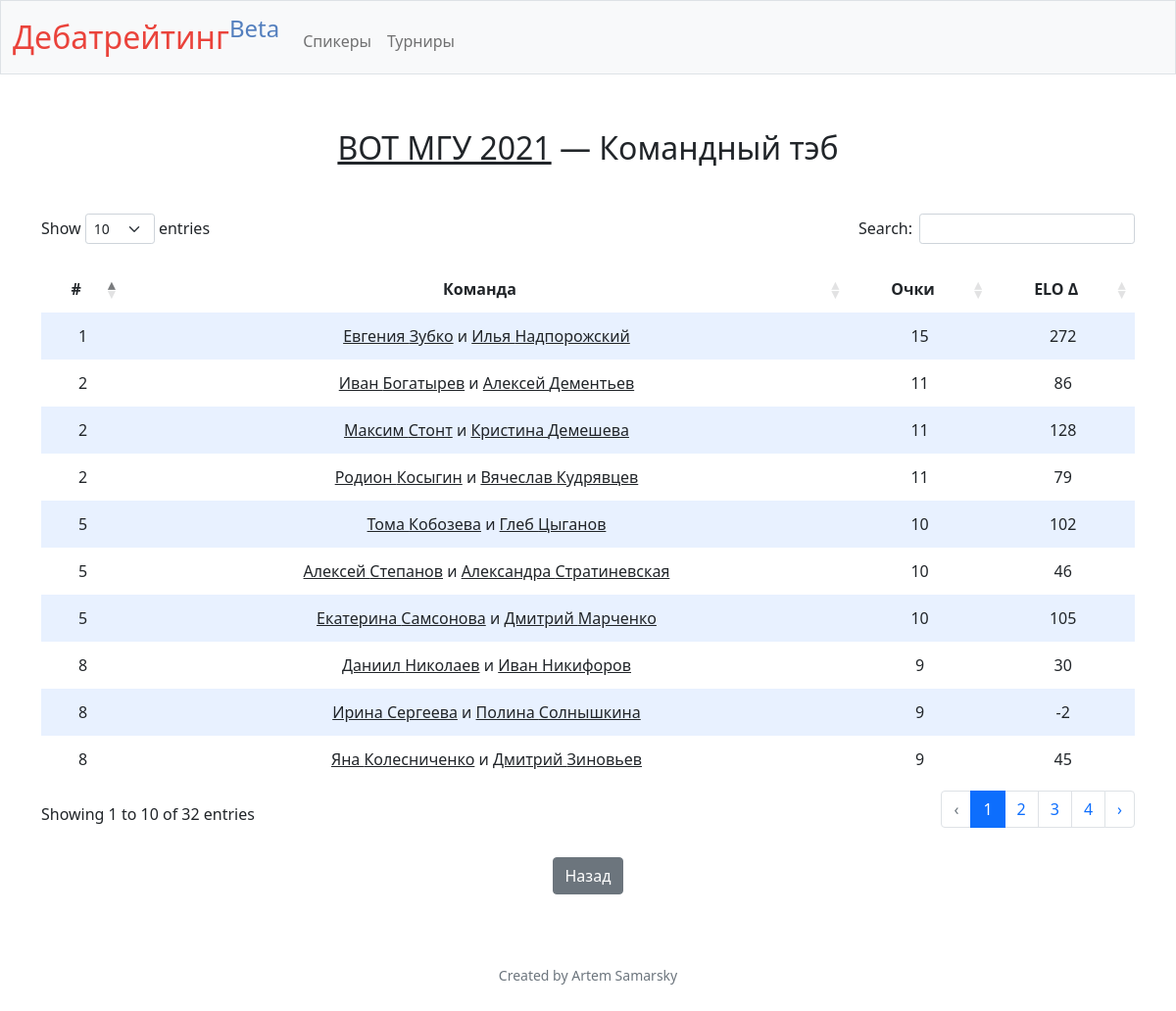
/team-tab?id=1, run on the app's committed database.
### tables this page shows
CREATE TABLE tournaments (
    id INTEGER PRIMARY KEY AUTOINCREMENT NOT NULL,
    name TEXT NOT NULL,
    short_name TEXT NOT NULL,
    slug TEXT,
    domain TEXT,
    average_rating INTEGER,
    page TEXT,
    date TEXT NOT NULL,
    type TEXT NOT NULL
);

CREATE TABLE speakers (
    id INTEGER PRIMARY KEY AUTOINCREMENT NOT NULL,
    first_name TEXT NOT NULL,
    last_name TEXT NOT NULL,
    middle_name TEXT,
    society_id INTEGER,
    speaker_score NUMERIC NOT NULL DEFAULT 70,
    rating INTEGER NOT NULL DEFAULT 1500,
    ranking_by_speaks INTEGER,
    ranking_by_rating INTEGER,
    shown INTEGER NOT NULL DEFAULT 1,
    FOREIGN KEY (society_id) REFERENCES societies(id)
);

### app.py (the view, shortened to what this page needs)
@app.route("/team-tab", methods=["GET", "POST"])
def team_tab():
    if not request.args.get("id"):
            return apology("must provide tournament id", 400)
    id = request.args.get("id")
    tournament = db.execute(f"SELECT * FROM tournaments WHERE id = {id}")[0]
    if not request.args.get("category"):
        teams = db.execute(open("sql_get_team_tab.sql").read().replace("xxxxxx", str(id)))
        category_text = ""
    i = 1
    previous_score = 101
    current_ranking = 0
    for team in teams:
        if team["team_score"] < previous_score:
            current_ranking = i
            previous_score = team["team_score"]
        team["ranking"] = current_ranking
        i = i + 1
    return render_template("tournament/team-tab.html", tournament=tournament, teams=teams, category_text=category_text)

### app.py (called while the page is built)
@app.after_request
def after_request(response):
    response.headers["Cache-Control"] = "no-cache, no-store, must-revalidate"
    response.headers["Expires"] = 0
    response.headers["Pragma"] = "no-cache"
    return response

### templates/tournament/team-tab.html (shortened to what this page needs)
{% extends "layout.html" %}
{% block main %}
    <h2 class="mb-5 mt-2"><a href="/tournament?id={{ tournament["id"] }}">{{ tournament["short_name"] }}</a> — Командный тэб{{ category_text }}</h2>
    <div class="container" style="text-align: left">
        <div class="row mt-3">
            <table id="teams" class="table table-striped" style="width:100%">
                <thead>
                    <tr>
                        <th>
                            #
                        </th>
                        <th>
                            Команда
                        </th>
                        <th>
                            Очки
                        </th>
                        <th>
                            ELO Δ
                        </th>
                    </tr>
                </thead>
                <tbody>
                    {% for team in teams %}
                        <tr>
                            <td>
                                {{ team["ranking"] }}
                            </td>
                            <td>
                                <a href="/speaker?id={{ team["s1_id"] }}">{{ team["s1_first_name"] }} {{ team["s1_last_name"] }}</a> и <a href="/speaker?id={{ team["s2_id"] }}">{{ team["s2_first_name"] }} {{ team["s2_last_name"] }}</a>
                            </td>
                            <td>
                                {{ team["team_score"] }}
                            </td>
                            <td>
                                {{ team["rating_change"] }}
                            </td>
                        </tr>
                    {% endfor %}
                </tbody>
            </table>
        </div>
        <div class="section" style="text-align: center">
            <a class="btn btn-secondary mt-2 mb-2 mx-1" href="/tournament?id={{ tournament["id"] }}" role="button">Назад</a>
        </div>
    </div>
{% endblock %}

### static/styles.css (style rules this page uses)
table { background-color: transparent; margin-bottom: 1rem; width: 100%; }
table a { color: #212529; }
h2 a { color: #212529; }
table th, table td { padding: 0.75rem; vertical-align: middle; }
.container { margin-left: auto; margin-right: auto; text-align: center; width: 100%; }
.section { padding-bottom: 1rem; padding-left: 2rem; padding-right: 2rem; padding-top: 0.5rem; }
table.dataTable td, table.dataTable th { padding: 0.75rem; }
table.dataTable thead th, table.dataTable thead td, table.dataTable tbody th, table.dataTable tbody td, table.dataTable tfoot th, table.dataTable tfoot td { text-align: center; }
tbody tr:nth-of-type(odd) { background-color: rgb(179, 208, 255, 0.3) }
table.dataTable.table-striped > tbody > tr.odd > * { box-shadow: inset 0 0 0 9999px rgba(179, 208, 255, 0.3); }
table.dataTable.table-striped th, table.dataTable.table-striped td { border-bottom: none; }

### data on the page
tournaments: short_name "ВОТ МГУ 2021"
speakers: ranking "1", s1_first_name "Евгения", s1_last_name "Зубко", s2_first_name "Илья", s2_last_name "Надпорожский", team_score "15", rating_change "272"
speakers: ranking "2", s1_first_name "Иван", s1_last_name "Богатырев", s2_first_name "Алексей", s2_last_name "Дементьев", team_score "11", rating_change "86"
speakers: ranking "2", s1_first_name "Максим", s1_last_name "Стонт", s2_first_name "Кристина", s2_last_name "Демешева", team_score "11", rating_change "128"
speakers: ranking "2", s1_first_name "Родион", s1_last_name "Косыгин", s2_first_name "Вячеслав", s2_last_name "Кудрявцев", team_score "11", rating_change "79"
speakers: ranking "5", s1_first_name "Тома", s1_last_name "Кобозева", s2_first_name "Глеб", s2_last_name "Цыганов", team_score "10", rating_change "102"
speakers: ranking "5", s1_first_name "Алексей", s1_last_name "Степанов", s2_first_name "Александра", s2_last_name "Стратиневская", team_score "10", rating_change "46"
speakers: ranking "5", s1_first_name "Екатерина", s1_last_name "Самсонова", s2_first_name "Дмитрий", s2_last_name "Марченко", team_score "10", rating_change "105"
speakers: ranking "8", s1_first_name "Даниил", s1_last_name "Николаев", s2_first_name "Иван", s2_last_name "Никифоров", team_score "9", rating_change "30"
speakers: ranking "8", s1_first_name "Ирина", s1_last_name "Сергеева", s2_first_name "Полина", s2_last_name "Солнышкина", team_score "9", rating_change "-2"
speakers: ranking "8", s1_first_name "Яна", s1_last_name "Колесниченко", s2_first_name "Дмитрий", s2_last_name "Зиновьев", team_score "9", rating_change "45"
